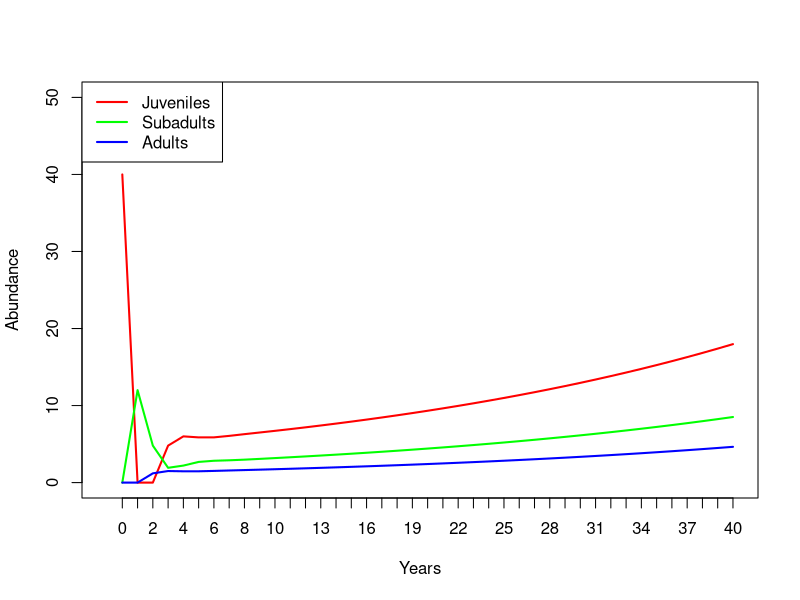

Here is the R script that generated this plot:
#MPM Practice
#lets look at a basic age-structured population

#Convert vital rates to a projection matrix, Porjectio nmatrices are square matrices
#where the number of rows and columns are equal to the number of life stages

#in this case, this means three
#first, specify a blank transition matrix, with 3 rows and 3 columns
tmat<- matrix(0, nrow = 3, ncol = 3)
#name the rows and columns
stagenames<- c("Juveniles", "Subadults", "Adults")
rownames(tmat)<-stagenames
colnames(tmat) <-stagenames
tmat
#the second row first column represents the production of subadults by previous years juveniles
#aka the transition rate from juvenile to subadult
#the value is 0.3
tmat[2,1]<-0.3
tmat
#fill in with data
tmat[,1] <- c(0,0.3,0)          # fill in the entire first column of the transition matrix
tmat[,2] <- c(0,0.4,0.1)        # fill in the entire second column of the transition matrix
tmat[,3] <- c(4,0,0.85)
tmat

#now run a 40 year projection

#first you must specify initial abundances in each stage
initabun<- c(40,0,0) #only 40 juveniles
names(initabun)<- colnames(tmat)
initabun

#run for 40 years using a loop
nyears<-40
allyears<- matrix(0, nrow = nrow(tmat), ncol = nyears+1) #creates an empty matrix of the correct dimensions of the tmat(3) and the subsquent 40 years 
rownames(allyears)<- rownames(tmat) #name rows
colnames(allyears)<- seq(0,nyears) #name columns by year number , from zero to forty
allyears[,1]<- initabun #at ,1 in matrix input initial abundance, i.e input 40 juveniles at 0
allyears #look

for(t in 2:(nyears+1)) { 
  allyears[,t]<- tmat %*% allyears[,t-1] #multiply transition matrix by allyears matrix
}

# %*% multiplies two matrices if they are conformable, if one argument is a vector, it will be promoted to either a row or column matrix to make both arguments conformable

allyears

#plot
plot(1,1, pch = "", ylim = c(0,50), xlim = c(0, nyears+1), xlab = "Years", ylab = "Abundance", xaxt = "n") #create empty plot
cols<-rainbow(3) #three colours

for (s in 1:3){
  points(allyears[s,],col=cols[s],type = "l", lwd=2)
}
#plot all three rows in allyears

axis(1, at = seq(1, nyears+1), labels = seq(0,nyears)) #adds 40 years on x axis
legend("topleft", col=cols, lwd = rep(2,3), legend = rownames(allyears)) #legend
#best way to plot? not sure


#whats limiting about mpm?
#density dependance 